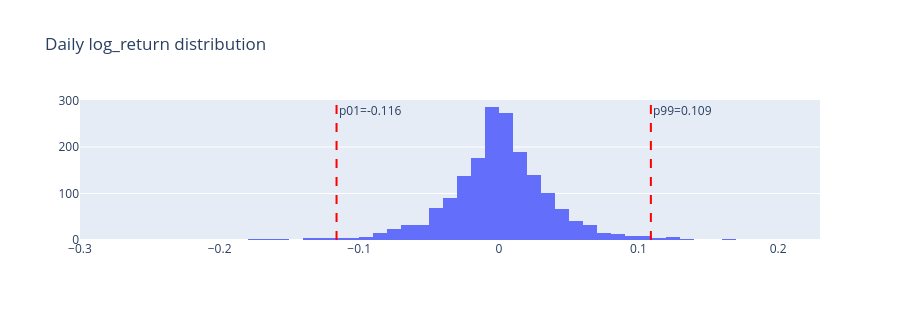

The notebook cell saved with this chart:
### Markdown cell above
**QA purpose**: log-return distribution and tail audit. Tails > p99 should match known event days.

### Code cell
ret = prices.filter(pl.col("log_return").is_not_null())
fig = go.Figure(go.Histogram(x=ret["log_return"].to_list(), nbinsx=80))
p1 = ret["log_return"].quantile(0.01)
p99 = ret["log_return"].quantile(0.99)
fig.add_vline(x=p1,  line_dash="dash", line_color="red", annotation_text=f"p01={p1:.3f}")
fig.add_vline(x=p99, line_dash="dash", line_color="red", annotation_text=f"p99={p99:.3f}")
fig.update_layout(height=320, title_text="Daily log_return distribution")
fig.show()

### Figure 1 — Plotly figure (JSON) as saved in the notebook; plotly's stock layout.template omitted (floating-point values rounded to 4 significant figures; data arrays with more than 128 entries replaced by an {"elided": "..."} marker saying what was removed)
{"data": [{"nbinsx": 80, "type": "histogram", "x": {"elided": "1797 float values"}}], "layout": {"annotations": [{"showarrow": false, "text": "p01=-0.116", "x": -0.1163, "xanchor": "left", "xref": "x", "y": 1, "yanchor": "top", "yref": "y domain"}, {"showarrow": false, "text": "p99=0.109", "x": 0.1089, "xanchor": "left", "xref": "x", "y": 1, "yanchor": "top", "yref": "y domain"}], "height": 320, "shapes": [{"line": {"color": "red", "dash": "dash"}, "type": "line", "x0": -0.1163, "x1": -0.1163, "xref": "x", "y0": 0, "y1": 1, "yref": "y domain"}, {"line": {"color": "red", "dash": "dash"}, "type": "line", "x0": 0.1089, "x1": 0.1089, "xref": "x", "y0": 0, "y1": 1, "yref": "y domain"}], "title": {"text": "Daily log_return distribution"}}}
